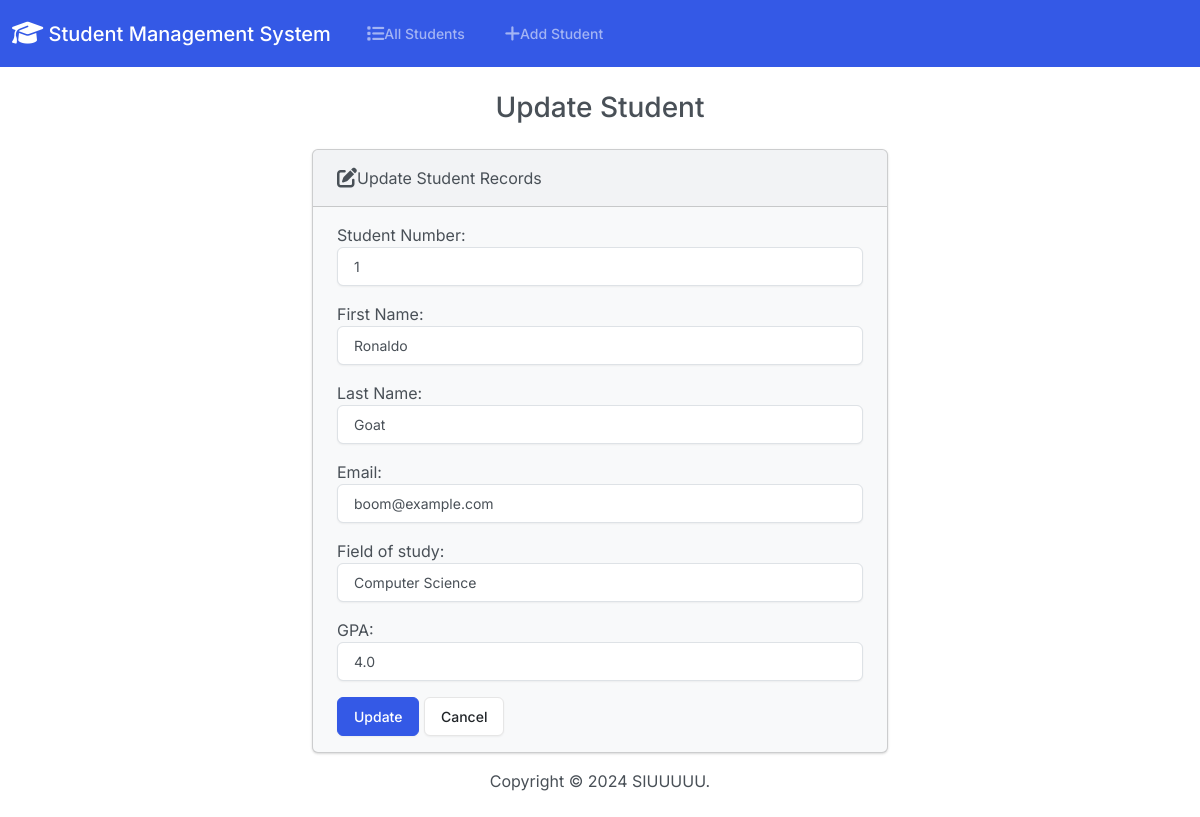
Page /edit/1/ on the committed database.
### students/models.py (models this page shows, shortened)
class Student(models.Model):
    student_number = models.PositiveIntegerField()
    first_name = models.CharField(max_length=50)
    last_name = models.CharField(max_length=50)
    email = models.EmailField(max_length=100)
    field_of_study = models.CharField(max_length=50)
    gpa = models.FloatField()

### students/views.py (the view)
# urls.py: path('edit/<int:id>/',views.edit,name='edit'),
def edit(request, id):
    student = Student.objects.get(pk=id)
    if request.method == 'POST':
        form = StudentForm(request.POST, instance=student)
        if form.is_valid():
            form.save()
            return render(request, 'students/edit.html', {
                'form': form,
                'success': True
            })
    else:
        form = StudentForm(instance=student)
    return render(request, 'students/edit.html', {
        'form': form
    })

### students/forms.py
class StudentForm(forms.ModelForm):
    class Meta:
        model = Student
        fields = ['student_number', 'first_name', 'last_name', 'email', 'field_of_study', 'gpa']
        labels= {
            'student_number': 'Student Number',
            'first_name': 'First Name',
            'last_name': 'Last Name',
            'email' : 'Email',
            'fied_of_study': 'Field of Study',
            'gpa': 'GPA'
   }
        widgets = {
       'student_number': forms.NumberInput(attrs={'class': 'form-control'}),
       'first_name': forms.TextInput(attrs={'class': 'form-control'}),
       'last_name': forms.TextInput(attrs={'class': 'form-control'}),
       'email' : forms.EmailInput(attrs={'class': 'form-control'}),
       'field_of_study': forms.TextInput(attrs={'class': 'form-control'}),
       'gpa': forms.NumberInput(attrs={'class': 'form-control'})
   }

### students/templates/students/edit.html (shortened to what this page needs)
{% extends "students/base.html" %}
{% block body %}
<h3 class="text-center m-4">Update Student</h3>
{% if success %}
   <div class="alert alert-success" role="alert">
       The new student updated successfully.
       <a href="{% url 'index' %}" class="alert-link">Go to Home Page.</a>
   </div>
{% else %}
<div class="row justify-content-center">
   <div class="col-6">
       <div class="card bg-light mb-3">
           <div class="card-header"><i class="fa-solid fa-pen-to-square fa-lg"></i></i>Update Student Records</div>
           <div class="card-body">
               <form action="" method="POST">
                   {{ form.as_p }}
                   <button type="submit" class="btn btn-primary">Update</button>
                   <a href="{% url 'index' %}" class="btn btn-secondary">Cancel</a>
               </form>
           </div>
       </div>
   </div>
</div>
{% endif %}
{% endblock %}

### rows in the picture
Student: student_number "1", first_name "Ronaldo", last_name "Goat", email "boom@example.com", field_of_study "Computer Science", gpa "4.0"
